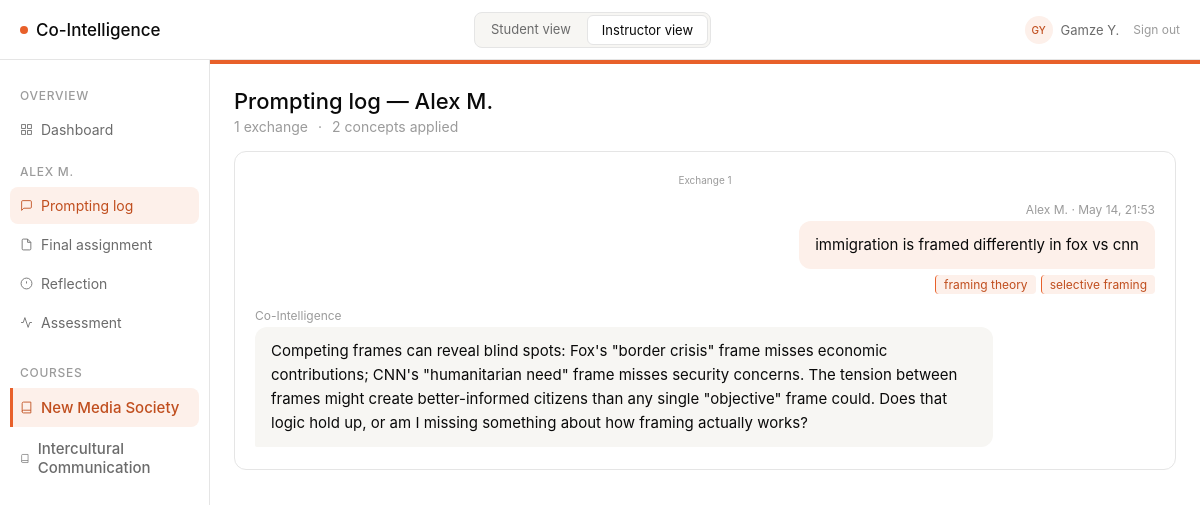
Page /instructor/student/1/log (signed in) on the committed database.
### models/models.py (models this page shows, shortened)
class User(db.Model, UserMixin):
    __tablename__ = "users"
    id = db.Column(db.Integer, primary_key=True)
    role = db.Column(db.String(20), nullable=False, default="student")  # instructor | student | dev
    display_name = db.Column(db.String(100), nullable=False)
    is_dev = db.Column(db.Boolean, nullable=False, default=False)

class Student(db.Model):
    __tablename__ = "students"
    id = db.Column(db.Integer, primary_key=True)
    name = db.Column(db.String(120), nullable=False)
    email = db.Column(db.String(200), unique=True, nullable=False)
    course_id = db.Column(db.Integer, db.ForeignKey("courses.id"), nullable=False)
    user_id = db.Column(db.Integer, db.ForeignKey("users.id"), nullable=True)
    course = db.relationship("Course", back_populates="students")
    exchanges = db.relationship("PromptExchange", back_populates="student")
    reflections = db.relationship("Reflection", back_populates="student")
    outputs = db.relationship("Output", back_populates="student")
    assessment_scores = db.relationship("AssessmentScore", back_populates="student")

class Course(db.Model):
    __tablename__ = "courses"
    id = db.Column(db.Integer, primary_key=True)
    name = db.Column(db.String(200), nullable=False)
    learning_objective = db.Column(db.Text, nullable=False)
    required_concepts = db.Column(db.JSON, nullable=False, default=list)
    output_modalities = db.Column(db.JSON, nullable=False, default=list)
    min_exchanges = db.Column(db.Integer, nullable=False, default=5)
    color = db.Column(db.String(20), nullable=False, default="#E8602A")
    color_light = db.Column(db.String(20), nullable=False, default="#FDF0EA")
    color_text = db.Column(db.String(20), nullable=False, default="#C04E1E")
    color_hover = db.Column(db.String(20), nullable=False, default="#d4521f")
    assignments = db.relationship("Assignment", back_populates="course")
    students = db.relationship("Student", back_populates="course")

class PromptExchange(db.Model):
    __tablename__ = "prompt_exchanges"
    id = db.Column(db.Integer, primary_key=True)
    student_id = db.Column(db.Integer, db.ForeignKey("students.id"), nullable=False)
    assignment_id = db.Column(db.Integer, db.ForeignKey("assignments.id"), nullable=False)
    student_message = db.Column(db.Text, nullable=False)
    ai_response = db.Column(db.Text, nullable=False)
    concepts_applied = db.Column(db.JSON, nullable=False, default=list)
    has_pushback = db.Column(db.Boolean, nullable=False, default=False)
    exchange_number = db.Column(db.Integer, nullable=False)
    timestamp = db.Column(db.DateTime, default=datetime.utcnow)
    student = db.relationship("Student", back_populates="exchanges")
    assignment = db.relationship("Assignment", back_populates="exchanges")

### routes/instructor_routes.py (the view)
@instructor_bp.route("/student/<int:student_id>/log")
def log(student_id):
    student = Student.query.get_or_404(student_id)
    course, assignment = _get_base_for_student(student)
    exchanges = (
        PromptExchange.query
        .filter_by(student_id=student_id, assignment_id=assignment.id)
        .order_by(PromptExchange.exchange_number)
        .all()
    )
    all_concepts = set()
    for ex in exchanges:
        all_concepts.update(ex.concepts_applied or [])
    return render_template(
        "instructor/log.html",
        course=course,
        assignment=assignment,
        student=student,
        exchanges=exchanges,
        exchange_count=len(exchanges),
        concept_count=len(all_concepts),
    )

### routes/instructor_routes.py (called while the page is built)
@instructor_bp.before_request
def require_instructor_role():
    if not current_user.is_authenticated:
        return redirect(url_for("login"))
    if current_user.role not in ("instructor", "dev"):
        return redirect(url_for("student.prompting"))

def _get_base_for_student(student):
    course = Course.query.get(student.course_id)
    assignment = Assignment.query.filter_by(course_id=course.id).first()
    return course, assignment

### templates/instructor/log.html (shortened to what this page needs)
{% extends "base.html" %}
{% block sidebar %}{% include "instructor/_student_sidebar.html" %}{% endblock %}
{% block content %}
<div style="margin-bottom:16px;">
  <h1 class="page-title">Prompting log &mdash; {{ student.name }}</h1>
  <div class="page-sub" style="display:flex;gap:10px;">
    <span>{{ exchange_count }} exchange{% if exchange_count != 1 %}s{% endif %}</span>
    <span>&middot;</span>
    <span>{{ concept_count }} concept{% if concept_count != 1 %}s{% endif %} applied</span>
  </div>
</div>
<div class="card">
  <div class="chat-wrap" style="max-height:600px;">
    {% if exchanges %}
      {% for ex in exchanges %}
      <div style="text-align:center;font-size:10px;color:var(--text-tertiary);padding:4px 0 2px;">
        Exchange {{ ex.exchange_number }}
      </div>
      <div class="msg-you">
        <div class="msg-meta" style="text-align:right;">
          {{ student.name }}{% if ex.timestamp %} &middot; {{ ex.timestamp.strftime('%b %d, %H:%M') }}{% endif %}
        </div>
        <div class="bubble-you">{{ ex.student_message }}</div>
        <div class="annotation" style="justify-content:flex-end;">
          {% for concept in ex.concepts_applied %}<span class="atag atag-concept">{{ concept }}</span>{% endfor %}
        </div>
      </div>
      <div class="msg-ai">
        <div class="msg-meta">Co-Intelligence</div>
        <div class="bubble-ai">{{ ex.ai_response }}</div>
      </div>
      {% endfor %}
    {% else %}
    <div style="text-align:center;padding:40px 0;color:var(--text-tertiary);font-size:12px;">
      No exchanges recorded yet.
    </div>
    {% endif %}
  </div>
</div>
{% endblock %}

### templates/base.html (shortened to what this page needs)
<!DOCTYPE html>
<html lang="en">
<head>
  <link rel="stylesheet" href="{{ url_for('static', filename='style.css') }}" />
  <link rel="stylesheet" href="https://cdn.jsdelivr.net/npm/@tabler/icons-webfont@latest/tabler-icons.min.css" />
</head>
<body>
{% set is_student    = request.path.startswith('/student') %}
{% set is_instructor = request.path.startswith('/instructor') %}
{% if current_user.is_authenticated %}
  {% set _display = current_user.display_name %}
  {% set _parts   = _display.split() %}
  {% set _initials = (_parts[0][0] + (_parts[1][0] if _parts|length > 1 else ''))|upper %}
{% elif is_student %}
  {% set _display  = "Alex M." %}
  {% set _initials = "AM" %}
{% else %}
  {% set _display  = "Instructor" %}
  {% set _initials = "IN" %}
{% endif %}
<div class="app">
  <div class="topbar">
    <a class="logo" href="/">
      <span class="logo-dot"></span>
      Co-Intelligence
    </a>
    <div class="topbar-toggles">
      {% if current_user.is_authenticated and current_user.role == 'student' %}
        <span class="topbar-toggle active" style="cursor:default;">Student view</span>
      {% else %}
        <a href="{{ url_for('student.prompting') }}"
           class="topbar-toggle{% if is_student %} active{% endif %}">
          Student view
        </a>
        <a href="{{ url_for('instructor.dashboard') }}"
           class="topbar-toggle{% if is_instructor %} active{% endif %}">
          Instructor view
        </a>
      {% endif %}
    </div>
    <div class="topbar-user">
      <div class="user-avatar">{{ _initials }}</div>
      <span class="user-name">{{ _display }}</span>
      <a href="{{ url_for('logout') }}"
         style="font-size:12px;color:var(--text-tertiary);text-decoration:none;margin-left:6px;">
        Sign out
      </a>
    </div>
  </div>
  <div class="main">
    {% block sidebar %}{% endblock %}
    <div class="content">
      {% block content %}{% endblock %}
    </div>
  </div>
</div>
</body>
</html>

### templates/instructor/_student_sidebar.html
<nav class="sidebar">
  <div class="sidebar-section">Overview</div>
  <a href="{{ url_for('instructor.dashboard') }}"
     class="sidebar-item{% if request.endpoint == 'instructor.dashboard' %} active{% endif %}">
    <svg width="13" height="13" fill="none" stroke="currentColor" stroke-width="1.6" viewBox="0 0 24 24"><rect x="3" y="3" width="7" height="7"/><rect x="14" y="3" width="7" height="7"/><rect x="14" y="14" width="7" height="7"/><rect x="3" y="14" width="7" height="7"/></svg>
    Dashboard
  </a>
  <div class="sidebar-section">{{ student.name }}</div>
  <a href="{{ url_for('instructor.log', student_id=student.id) }}"
     class="sidebar-item{% if request.endpoint == 'instructor.log' %} active{% endif %}">
    <svg width="13" height="13" fill="none" stroke="currentColor" stroke-width="1.6" viewBox="0 0 24 24"><path d="M21 15a2 2 0 0 1-2 2H7l-4 4V5a2 2 0 0 1 2-2h14a2 2 0 0 1 2 2z"/></svg>
    Prompting log
  </a>
  <a href="{{ url_for('instructor.assignment', student_id=student.id) }}"
     class="sidebar-item{% if request.endpoint == 'instructor.assignment' %} active{% endif %}">
    <svg width="13" height="13" fill="none" stroke="currentColor" stroke-width="1.6" viewBox="0 0 24 24"><path d="M14 2H6a2 2 0 0 0-2 2v16a2 2 0 0 0 2 2h12a2 2 0 0 0 2-2V8z"/><polyline points="14 2 14 8 20 8"/></svg>
    Final assignment
  </a>
  <a href="{{ url_for('instructor.reflection', student_id=student.id) }}"
     class="sidebar-item{% if request.endpoint == 'instructor.reflection' %} active{% endif %}">
    <svg width="13" height="13" fill="none" stroke="currentColor" stroke-width="1.6" viewBox="0 0 24 24"><circle cx="12" cy="12" r="10"/><line x1="12" y1="8" x2="12" y2="12"/><line x1="12" y1="16" x2="12.01" y2="16"/></svg>
    Reflection
  </a>
  <a href="{{ url_for('instructor.assessment', student_id=student.id) }}"
     class="sidebar-item{% if request.endpoint in ('instructor.assessment', 'instructor.assessment_generate') %} active{% endif %}">
    <svg width="13" height="13" fill="none" stroke="currentColor" stroke-width="1.6" viewBox="0 0 24 24"><polyline points="22 12 18 12 15 21 9 3 6 12 2 12"/></svg>
    Assessment
  </a>
  {% include "_course_nav.html" %}
</nav>

### templates/_course_nav.html
{% if all_courses and all_courses | length > 1 %}
<div class="sidebar-section" style="margin-top:8px;">Courses</div>
{% for c in all_courses %}
<a href="{{ url_for('switch_course', course_id=c.id) }}"
   class="sidebar-item{% if c.id == current_course_id %} active{% endif %}"
   style="font-size:15px;font-weight:500;{% if c.id == current_course_id %}border-left:3px solid {{ course_color }};border-radius:0 8px 8px 0;padding-left:7px;{% endif %}">
  <svg width="13" height="13" fill="none" stroke="currentColor" stroke-width="1.6" viewBox="0 0 24 24">
    <path d="M4 19.5A2.5 2.5 0 0 1 6.5 17H20"/><path d="M6.5 2H20v20H6.5A2.5 2.5 0 0 1 4 19.5v-15A2.5 2.5 0 0 1 6.5 2z"/>
  </svg>
  {{ c.name }}
</a>
{% endfor %}
{% endif %}

### static/style.css (style rules this page uses)
:root { --bg-primary: #ffffff; --bg-surface: #f7f6f3; --bg-orange-light: #FDF0EA; --text-primary: #0a0a0a; --text-secondary: #6b6b6b; --text-tertiary: #9b9b9b; --text-orange: #C04E1E; --accent: #E8602A; --border: #e5e5e5; --pill-green-bg: #e8f5ee; --pill-green-text: #1a7a45; --pill-amber-bg: #fef3e2; --pill-amber-text: #92580a; }
*, *::before, *::after { box-sizing: border-box; margin: 0; padding: 0; }
body { font-family: -apple-system, BlinkMacSystemFont, "Inter", system-ui, sans-serif; font-size: 16px; font-weight: 400; color: var(--text-primary); background: var(--bg-primary); -webkit-font-smoothing: antialiased; }
.app { display: flex; flex-direction: column; min-height: 100vh; }
.topbar { height: 60px; border-bottom: 1px solid var(--border); display: flex; align-items: center; justify-content: space-between; padding: 0 20px; background: var(--bg-primary); }
.logo { font-size: 17px; font-weight: 500; display: flex; align-items: center; gap: 8px; color: var(--text-primary); text-decoration: none; }
.logo-dot { width: 8px; height: 8px; border-radius: 50%; background: var(--accent); flex-shrink: 0; }
.main { display: flex; flex: 1; }
.sidebar { width: 210px; border-right: 1px solid var(--border); padding: 14px 10px; display: flex; flex-direction: column; gap: 2px; background: var(--bg-primary); }
.sidebar-section { font-size: 12px; font-weight: 500; letter-spacing: 0.06em; text-transform: uppercase; color: var(--text-tertiary); padding: 14px 10px 6px; }
.sidebar-item { display: flex; align-items: center; gap: 8px; padding: 10px 10px; border-radius: 8px; font-size: 14px; color: var(--text-secondary); cursor: pointer; text-decoration: none; }
.sidebar-item.active { background: var(--bg-orange-light); color: var(--text-orange); }
.content { flex: 1; padding: 24px; overflow: auto; }
.page-title { font-size: 22px; font-weight: 500; color: var(--text-primary); }
.page-sub { font-size: 14px; color: var(--text-tertiary); margin-top: 4px; }
.card { background: var(--bg-primary); border: 1px solid var(--border); border-radius: 12px; padding: 18px 20px; }
.chat-wrap { display: flex; flex-direction: column; gap: 14px; max-height: 400px; overflow-y: auto; padding-bottom: 4px; }
.msg-you { align-self: flex-end; max-width: 82%; }
.msg-ai { align-self: flex-start; max-width: 82%; }
.bubble-you { background: var(--bg-orange-light); border-radius: 12px 12px 2px 12px; padding: 12px 16px; font-size: 15px; line-height: 1.6; color: var(--text-primary); }
.bubble-ai { background: var(--bg-surface); border-radius: 12px 12px 12px 2px; padding: 12px 16px; font-size: 15px; line-height: 1.6; color: var(--text-primary); }
.msg-meta { font-size: 12px; color: var(--text-tertiary); margin-bottom: 4px; }
.annotation { display: flex; gap: 5px; flex-wrap: wrap; margin-top: 6px; }
.atag { font-size: 12px; padding: 2px 8px; border-radius: 4px; }
.atag-concept { background: var(--bg-orange-light); color: var(--text-orange); border-left: 1px solid var(--accent); }

### templates/base.html (style rules this page uses)
.topbar-toggles { display: flex; gap: 2px; background: var(--bg-surface); border: 1px solid var(--border); border-radius: 8px; padding: 2px; }
.topbar-toggle { font-size: 13px; padding: 6px 14px; border-radius: 6px; border: none; background: transparent; color: var(--text-secondary); cursor: pointer; text-decoration: none; font-family: inherit; transition: background .12s, color .12s; white-space: nowrap; }
.topbar-toggle.active { background: var(--bg-primary); color: var(--text-primary); border: 1px solid var(--border); }
.topbar-user { display: flex; align-items: center; gap: 8px; }
.user-avatar { width: 28px; height: 28px; border-radius: 50%; background: var(--bg-orange-light); color: var(--text-orange); font-size: 10px; font-weight: 500; display: flex; align-items: center; justify-content: center; flex-shrink: 0; }
.user-name { font-size: 13px; color: var(--text-secondary); }

### rows in the picture
User: display_name "Gamze Y."
Student: name "ALEX M.", name "Alex M."
Course: name "New Media Society"
Course: name "Intercultural Communication"
PromptExchange: exchange_number "1", timestamp "May 14, 21:53", student_message "immigration is framed differently in fox vs cnn", concepts_applied "framing theory" "selective framing", ai_response "Competing frames can reveal blind spots: Fox's \"border crisis\" frame misses economic contributions; CNN's \"humanitarian need\" frame misses security concerns. The tension between frames might create better-informed citizens than any single \"objective\" frame could. Does that logic hold up, or am I missing something about how framing actually works?"

### other values in the picture
{{ _initials }} "GY"
{{ exchange_count }} "1"
{{ concept_count }} "2"
